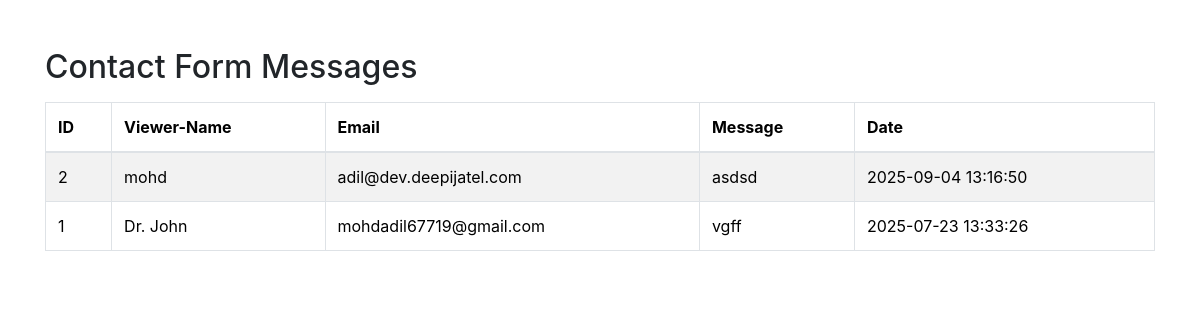
/health-blog/admin/view-messages.php (signed in), run on the app's committed database.
### tables this page shows
CREATE TABLE `contact_messages` (
  `id` int(11) NOT NULL AUTO_INCREMENT,
  `name` varchar(100) DEFAULT NULL,
  `email` varchar(100) DEFAULT NULL,
  `subject` varchar(150) DEFAULT NULL,
  `message` text,
  `created_at` timestamp NOT NULL DEFAULT CURRENT_TIMESTAMP,
  PRIMARY KEY (`id`)
);

### health-blog/admin/view-messages.php (the view, shortened to what this page needs)
<?php
include '../includes/db.php';
$query = "SELECT * FROM contact_messages ORDER BY created_at DESC";
$result = mysqli_query($conn, $query);
?>
<!DOCTYPE html>
<html lang="en">
<head>
    <link rel="stylesheet" href="../assets/plugins/bootstrap/css/bootstrap.min.css">
    <link rel="stylesheet" href="https://maxcdn.bootstrapcdn.com/bootstrap/4.0.0/css/bootstrap.min.css">
    <link rel="stylesheet" href="https://cdnjs.cloudflare.com/ajax/libs/font-awesome/4.7.0/css/font-awesome.min.css">
</head>
<body>
<div class="container mt-5">
    <h2>Contact Form Messages</h2>
    <table class="table table-bordered table-striped mt-3">
        <thead>
            <tr>
                <th>ID</th>
                <th>Viewer-Name</th>
                <th>Email</th>
                <th>Message</th>
                <th>Date</th>
            </tr>
        </thead>
        <tbody>
            <?php while ($row = mysqli_fetch_assoc($result)) : ?>
                <tr>
                    <td><?php echo $row['id']; ?></td>
                    <td><?php echo htmlspecialchars($row['name']); ?></td>
                    <td><?php echo htmlspecialchars($row['email']); ?></td>
                    <td><?php echo nl2br(htmlspecialchars($row['message'])); ?></td>
                    <td><?php echo $row['created_at']; ?></td>
                </tr>
            <?php endwhile; ?>
        </tbody>
    </table>
</div>
</body>
</html>

### data on the page
contact_messages: id "2", name "mohd", email "adil@dev.deepijatel.com", message "asdsd", created_at "2025-09-04 13:16:50"
contact_messages: id "1", name "Dr. John", email "mohdadil67719@gmail.com", message "vgff", created_at "2025-07-23 13:33:26"
